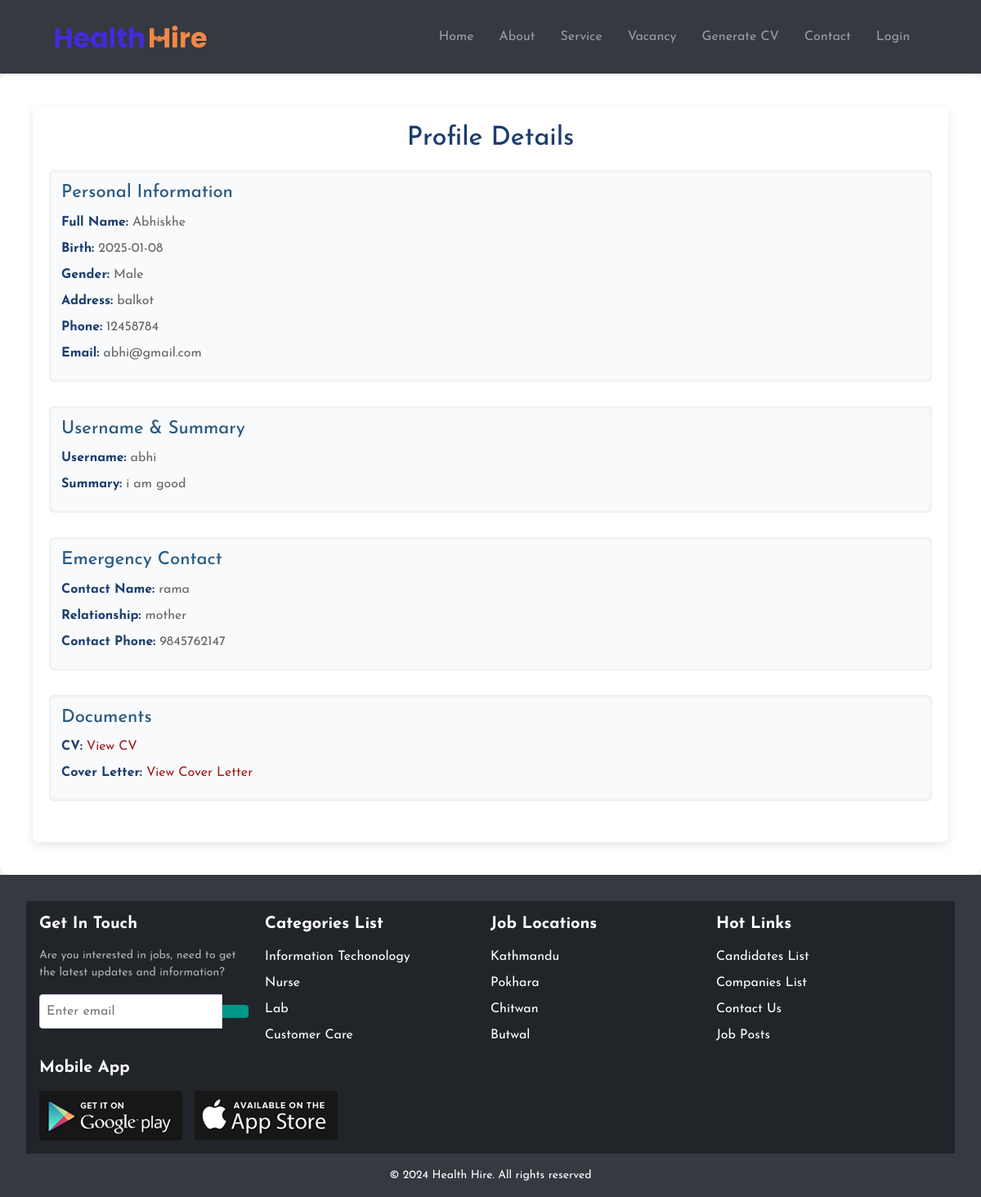
Page /profile.php?username=abhi on the committed database.
### tables this page shows
CREATE TABLE `personal_info` (
  `id` int(11) NOT NULL,
  `fullname` varchar(255) NOT NULL,
  `birth` date NOT NULL,
  `gender` varchar(50) NOT NULL,
  `address` text NOT NULL,
  `phone` varchar(50) NOT NULL,
  `email` varchar(255) NOT NULL,
  `username` varchar(255) NOT NULL,
  `summary` text DEFAULT NULL,
  `contact_name` varchar(255) NOT NULL,
  `relationship` varchar(255) NOT NULL,
  `contact_phone` varchar(50) NOT NULL,
  `cv` varchar(255) DEFAULT NULL,
  `cover_letter` varchar(255) DEFAULT NULL
);

### profile.php (the view, shortened to what this page needs)
<?php
include('db_connection.php');
if (isset($_GET['username'])) {
    $username = $_GET['username'];
    $query = "SELECT * FROM personal_info WHERE username = ?";
    $stmt = $conn->prepare($query);
    $stmt->bind_param("s", $username);
    $stmt->execute();
    $result = $stmt->get_result();
    if ($result->num_rows > 0) {
        $personal_info = $result->fetch_assoc();
    } else {
        echo "No record found for the given username.";
    }
} else {
    echo "No username provided in the URL.";
}
?>
<!DOCTYPE html>
<html>
<head>
  <link rel="stylesheet" type="text/css" href="css/style.css">
  <link rel="stylesheet" href="https://cdn.jsdelivr.net/npm/bootstrap@4.6.2/dist/css/bootstrap.min.css">
</head>
<body>
<?php include 'navbar.php';?>
    <div class="profile-container">
        <div class="profile-card">
            <h2 class="profile-title">Profile Details</h2>
            <?php if (isset($personal_info)): ?>
                <div class="profile-section">
                    <h3>Personal Information</h3>
                    <p><strong>Full Name:</strong> <?php echo htmlspecialchars($personal_info['fullname']); ?></p>
                    <p><strong>Birth:</strong> <?php echo htmlspecialchars($personal_info['birth']); ?></p>
                    <p><strong>Gender:</strong> <?php echo htmlspecialchars($personal_info['gender']); ?></p>
                    <p><strong>Address:</strong> <?php echo htmlspecialchars($personal_info['address']); ?></p>
                    <p><strong>Phone:</strong> <?php echo htmlspecialchars($personal_info['phone']); ?></p>
                    <p><strong>Email:</strong> <?php echo htmlspecialchars($personal_info['email']); ?></p>
                </div>
                <div class="profile-section">
                    <h3>Username & Summary</h3>
                    <p><strong>Username:</strong> <?php echo htmlspecialchars($personal_info['username']); ?></p>
                    <p><strong>Summary:</strong> <?php echo nl2br(htmlspecialchars($personal_info['summary'])); ?></p>
                </div>
                <div class="profile-section">
                    <h3>Emergency Contact</h3>
                    <p><strong>Contact Name:</strong> <?php echo htmlspecialchars($personal_info['contact_name']); ?></p>
                    <p><strong>Relationship:</strong> <?php echo htmlspecialchars($personal_info['relationship']); ?></p>
                    <p><strong>Contact Phone:</strong> <?php echo htmlspecialchars($personal_info['contact_phone']); ?></p>
                </div>
                <div class="profile-section">
                    <h3>Documents</h3>
                    <p><strong>CV:</strong> <a href="uploads/<?php echo htmlspecialchars($personal_info['cv']); ?>" target="_blank">View CV</a></p>
                    <p><strong>Cover Letter:</strong> <a href="uploads/<?php echo htmlspecialchars($personal_info['cover_letter']); ?>" target="_blank">View Cover Letter</a></p>
                </div>
            <?php endif; ?>
        </div>
    </div>
</body>
<?php include 'footer.php';?>
</html>

### navbar.php (shortened to what this page needs)
<!DOCTYPE html>
<html lang="en">
<head>
  <link rel="stylesheet" href="https://cdn.jsdelivr.net/npm/bootstrap@4.6.2/dist/css/bootstrap.min.css">
  <link rel="stylesheet" type="text/css" href="css/style.css">
</head>
<body>
<nav class="navbar navbar-expand-lg navbar-dark bg-dark shadow-sm px-5">
  <div class="container">
    <a class="navbar-brand" href="index.php">
      <img src="images/logo.png" alt="Health At Home Logo" height="40">
    </a>
    <div class="collapse navbar-collapse" id="navbarSupportedContent">
      <ul class="navbar-nav ml-auto">
        <li class="nav-item"><a class="nav-link" href="index.php">Home</a></li>
        <li class="nav-item"><a class="nav-link" href="about.php">About</a></li>
        <li class="nav-item"><a class="nav-link" href="service.php">Service</a></li>
        <li class="nav-item"><a class="nav-link" href="job-vacancy.php">Vacancy</a></li>
        <li class="nav-item"><a class="nav-link" href="generate_CV.php">Generate CV</a></li>
        <li class="nav-item"><a class="nav-link" href="contact.php">Contact</a></li>
        <li class="nav-item"><a class="nav-link" href="login.php">Login</a></li>
      </ul>
    </div>
  </div>
</nav>
</body>
</html>

### footer.php
<section class="w3l-footer-17">
  <div class="footer17_sur">
      <div class="footer17-top">
        <div class="footer17-top-left1_sur">
          <h6>Get In Touch</h6>
          <p>Are you interested in jobs, need to get the latest updates and information?</p>
          <form action="#" class="subscribe" method="post">
            <input type="email" name="email" placeholder="Enter email" required>
            <button type="submit"><span class="fa fa-paper-plane"></span></button>
          </form>
        </div>
        <div class="footer17-top-left2_sur">
          <h6>Categories List</h6>
          <ul>
            <li><a href="#url">Information Techonology</a></li>
            <li><a href="#url">Nurse</a></li>
            <li><a href="#url">Lab</a></li>
            <li><a href="#url">Customer Care</a></li>
          </ul>
        </div>
        <div class="footer17-top-left3_sur">
          <h6>Job Locations</h6>
          <ul>
            <li><a href="#url">Kathmandu</a></li>
            <li><a href="#url">Pokhara</a></li>
            <li><a href="#url">Chitwan</a></li>
            <li><a href="#url">Butwal</a></li>
          </ul>
        </div>
        <div class="footer17-top-left4_sur">
          <h6>Hot Links</h6>
          <ul>
            <li><a href="candidate.html">Candidates List</a></li>
            <li><a href="#url">Companies List</a></li>
            <li><a href="contact.html">Contact Us</a></li>
            <li><a href="jobs.html">Job Posts</a></li>
          </ul>
        </div>
        <div class="footer17-top-left5_sur">
          <h6>Mobile App</h6>
          <a href="#playstore"><img src="images/googleplay.png" class="img-responsive" alt="Google Play Store"></a>
          <a href="#appstore"><img src="images/appstore.png" class="img-responsive" alt="App Store"></a>
        </div>
      </div>
      <div class="footer-left">
        <p>© 2024 Health Hire. All rights reserved</p>
      </div>
  </div>
</section>

### css/style.css (style rules this page uses)
:root { --primary-color: #f58747; --secondary-color: #6c757d; --tertiary-color: white; }
body { background-color: rgba(248, 249, 250, 0.9)!important; ; font-family: 'Josefin Sans', sans-serif; margin: 0; padding: 0; }
.container { max-width: 1200px; margin: 0 auto; padding: 0 1rem; }
.navbar { background-color: var(--primary-color, #9e1c1f); padding: 10px 20px; }
.navbar-brand img { height: 60px; }
.navbar-nav .nav-link { color: var(--secondary-color, #fff); margin-right: 15px; transition: color 0.3s ease; }
.w3l-footer-17 { background-color: #343a40; color: #ffffff; padding: 2rem 2rem 0rem 2rem ; }
.footer17_sur { background-color: #212529; }
.footer17-top { max-width: 1625px; margin: 0 auto; padding: 1rem 1rem; display: flex; flex-wrap: wrap; justify-content: space-between; }
.footer17-top > div { flex: 1; min-width: 220px; margin-right: 20px; }
.footer17-top h6 { font-size: 1.25rem; font-weight: bold; margin-bottom: 1rem; color: #ffffff; }
.footer17-top p { font-size: 0.875rem; line-height: 1.5; margin-bottom: 1rem; color: #b0b0b0; }
.subscribe { display: flex; align-items: center; }
.subscribe input { flex: 1; padding: 0.5rem; border: none; border-radius: 4px 0 0 4px; border: 1px solid #ced4da; outline: none; }
.subscribe button { background-color: #009688; border: none; padding: 0.5rem 1rem; color: #ffffff; border-radius: 0 4px 4px 0; cursor: pointer; font-size: 1rem; }
.footer17-top ul { list-style: none; padding: 0; }
.footer17-top ul li { margin-bottom: 0.5rem; }
.footer17-top ul li a { color: #ffffff; text-decoration: none; }
.footer17-top-left5_sur img { max-width: 100%; height: auto; margin-right: 10px; }
.footer-left { text-align: center; padding: 1rem 0; background-color: #343a40; }
.footer-left p { margin-bottom: 0; font-size: 0.875rem; }
h2 { text-align: center; font-size: 24px; color: #333; margin-bottom: 20px; }
.profile-container { max-width: 1200px; margin: 0 auto; padding: 40px; background-color: #fff; border-radius: 10px; box-shadow: 0 4px 12px rgba(0, 0, 0, 0.1); }
.profile-card { background-color: #fff; border-radius: 8px; padding: 20px; box-shadow: 0 4px 12px rgba(0, 0, 0, 0.1); }
.profile-title { font-size: 32px; margin-bottom: 20px; color: #1c3d6e; text-align: center; }
.profile-section { margin-bottom: 30px; padding: 15px; background-color: #f9fafb; border-radius: 6px; box-shadow: inset 0 0 5px rgba(0, 0, 0, 0.1); }
.profile-section h3 { font-size: 22px; margin-bottom: 10px; color: #2b5b84; }
.profile-section p { font-size: 16px; margin-bottom: 8px; color: #666; }
.profile-section p strong { color: #1c3d6e; }
a { color: #007bff; text-decoration: none; }
a { color: #9e1c1f; }

### rows in the picture
personal_info: fullname "Abhiskhe", birth "2025-01-08", gender "Male", address "balkot", phone "12458784", email "abhi@gmail.com", username "abhi", summary "i am good", contact_name "rama", relationship "mother", contact_phone "9845762147"
